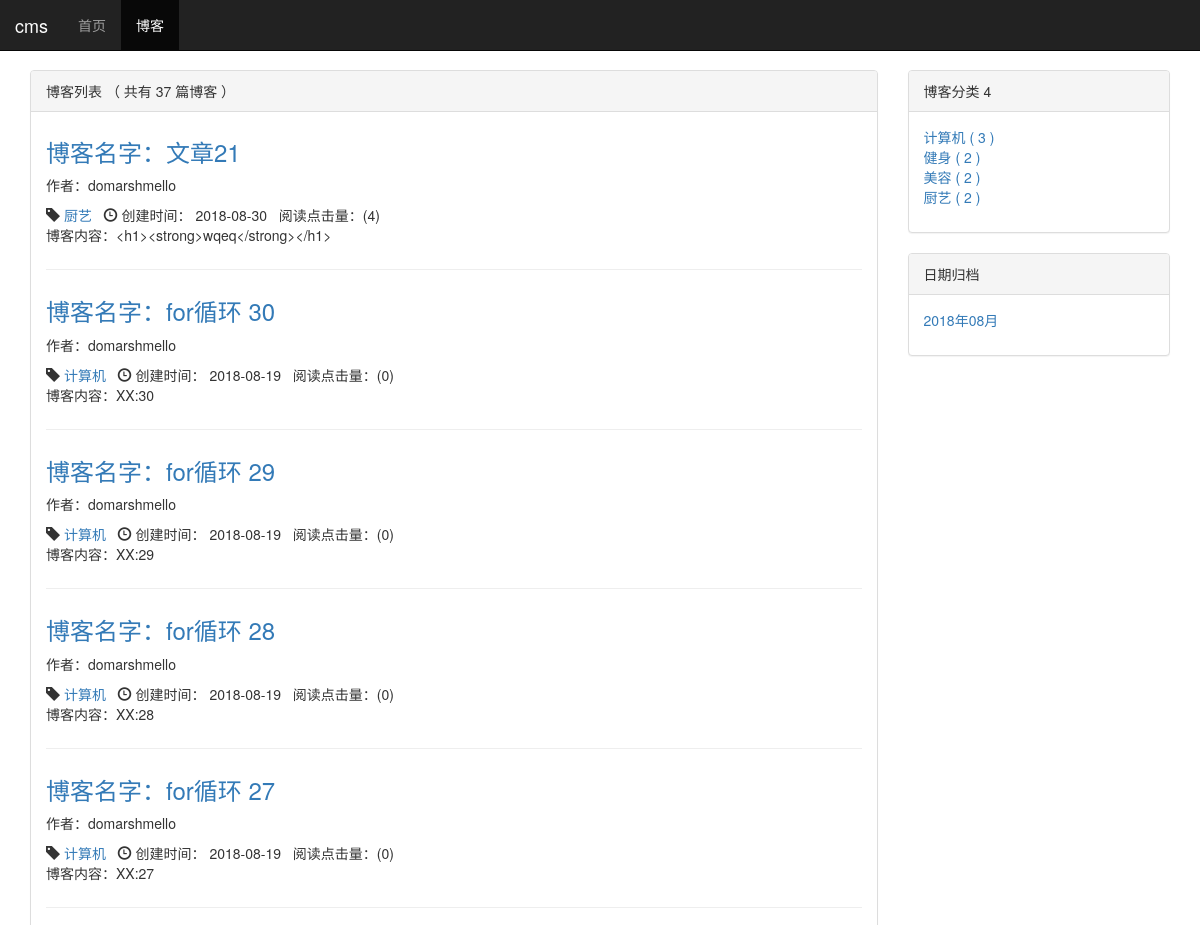
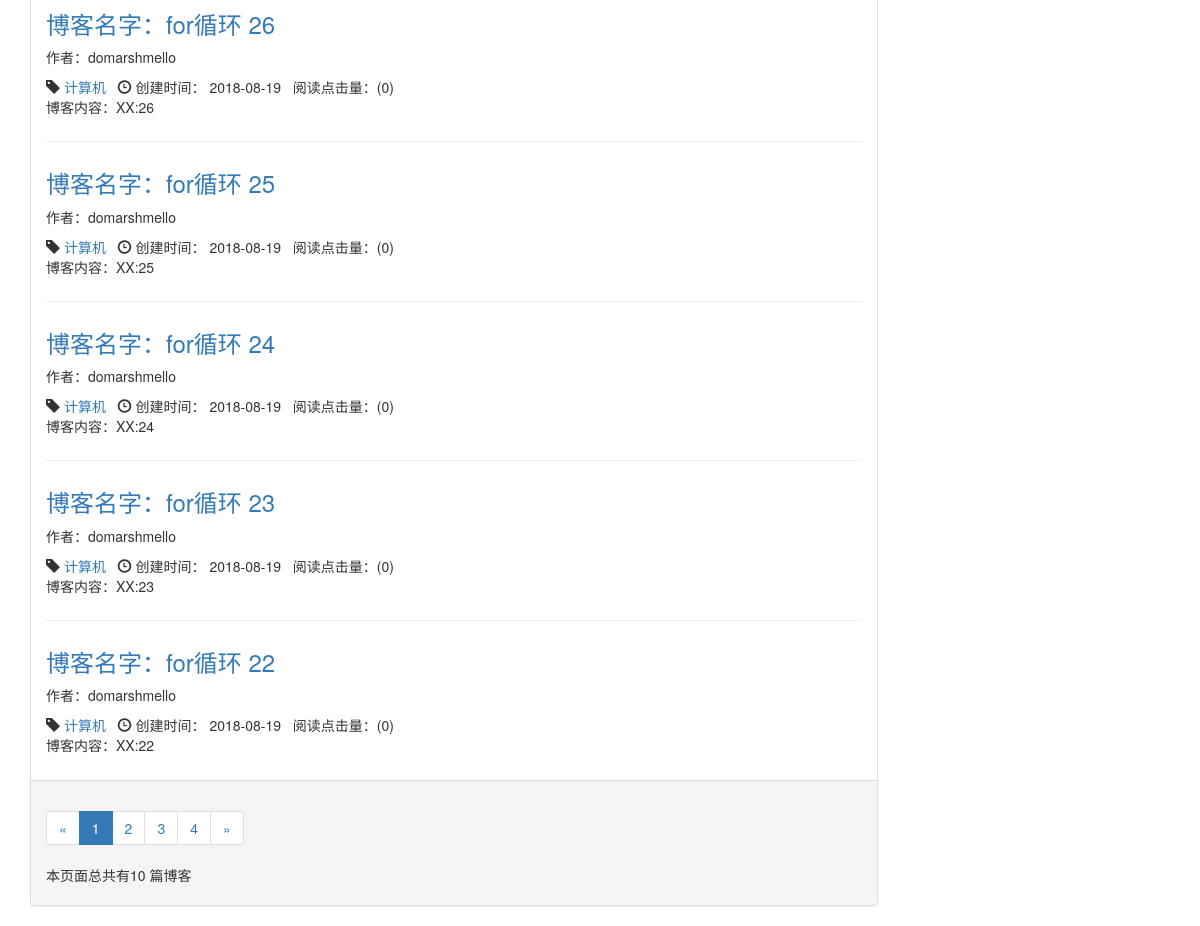
Screenshot of /blog/ with the database file from the repository (2 pictures, top to bottom).
### mytest/models.py (models this page shows, shortened)
class Blog(models.Model):
    title = models.CharField(verbose_name='标题', max_length=60)
    blog_type = models.ForeignKey(BlogType, verbose_name='类型', on_delete=models.DO_NOTHING)
    content = RichTextField(verbose_name='内容')
    author = models.ForeignKey(User, verbose_name='作者', on_delete=models.DO_NOTHING)
    created_time = models.DateTimeField(verbose_name='创建时间', auto_now_add=True)
    last_update_time = models.DateTimeField(verbose_name='更新时间', auto_now_add=True)
    tags = TaggableManager()  # tags器管理网求允许你从Blog对象中添加，检索和移除标签。
    readed_num = models.IntegerField(verbose_name='点击阅读量', default=0)
    class Meta:
        ordering = ['-created_time']

class BlogType(models.Model):
    type_name = models.CharField(verbose_name='分类', max_length=20)
    def __str__(self):
        return self.type_name

### mytest/views.py (the view)
# urls.py: path('', blog_list, name="blog_list"),
def blog_list(request):
    blogs_all_list = Blog.objects.all()
    paginator = Paginator(blogs_all_list, settings.EACH_PAGE_BLOGS_NUMBER)
    page_num = request.GET.get('page', 1)  # 获取url的页面参数
    page_of_blogs = paginator.get_page(page_num)
    current_page_num = page_of_blogs.number  # 获取当前页码
    print(list(range(max(current_page_num - 2, 1), current_page_num)))
    page_range = list(range(max(current_page_num - 2, 1), current_page_num)) + \
                 list(range(current_page_num + 1, min(current_page_num + 2, paginator.num_pages + 1)))
    if page_range[0] - 1 >= 2:
        page_range.insert(0, '...')
    if page_range[0] != 1:
        page_range.insert(0, 1)
    if paginator.num_pages - page_range[-1] - 1 >= 2:
        page_range.append('...')
    if page_range[-1] != paginator.num_pages:
        page_range.append(paginator.num_pages)
    context = {}
    context['blogs'] = page_of_blogs.object_list
    context['page_of_blogs'] = page_of_blogs
    context['blog_types'] = BlogType.objects.all()
    context['blog_dates'] = Blog.objects.dates('created_time', 'month', order='DESC')
    tag = None
    return render_to_response('blog_list.html', context)

### mytest/templates/blog_list.html (shortened to what this page needs)
{% extends 'base.html' %}
{% block nav_blog_active %} active {% endblock %}
{% load staticfiles %}
{% block header_extends %}
<link rel="stylesheet" href="{% static 'blog/blog.css' %}">
{% endblock %}
{% block content%}
<div class="container">
    <div class="row">
        <div class="col-xs-9 col-sm-9 col-md-9 col-lg-9">
            <div class="panel panel-default">
                <div class="panel-heading">
                    {% block blog_list_title %} 博客列表  （ 共有 {{ page_of_blogs.paginator.count}} 篇博客 ）  {% endblock %}
                </div>
                <div class="panel-body">
                    {% for blog in blogs %}
                    <div class="blog">
                       <h3>
                           <a href="{% url 'blog_detail' blog.pk %}">博客名字：{{ blog.title }} </a>
                       </h3>
                        <p>作者：{{ blog.author | truncatechars:100}} </p>
                        <p class="blog-info">
                            <span class="glyphicon glyphicon-tag"></span>  <a href="{% url 'blog_with_type' blog.blog_type.pk %}">{{ blog.blog_type }}</a>&nbsp;&nbsp;
                            <span class="glyphicon glyphicon-time"></span> 创建时间：  {{ blog.created_time|date:"Y-m-d" }}&nbsp;&nbsp;
                            阅读点击量：({{ blog.readed_num }})
                        </p>
                        <p>博客内容：{{ blog.content | truncatechars:30}} </p>
                    </div>
                        {% empty %}
                    <div class="blog">
                        <h3>暂时没有博客 敬请期待更新</h3>
                    </div>
                        {% endfor %}
                </div>
                <div class="panel-footer">
                        <ul class="pagination">
                            <li>
                                {% if  page_of_blogs.has_previous  %}
                                <a href="?page={{ page_of_blogs.previous_page_number }}" aria-label="Previous">
                                    <span aria-hidden="true">&laquo;</span>
                                </a>
                                {% else %}
                                <span aria-hidden="true">&laquo;</span>
                                {% endif %}
                            </li>
                            {% for page_num in page_of_blogs.paginator.page_range %}
                            {% if page_num == page_of_blogs.number %}
                            <li class="active"><span>{{ page_num }}</span></li>
                            {% else %}
                                {% if page_num == '...' %}
                                <li><span>{{ page_num }}</span></li>
                            {% else %}
                            <li><a href="?page={{ page_num }}">{{ page_num }}</a></li>
                            {% endif %}
                            {% endif %}
                            {% endfor %}
                            <li>
                                {% if page_of_blogs.has_next %}
                                <a href="?page={{ page_of_blogs.next_page_number }}" aria-label="Next">
                                    <span aria-hidden="true">&raquo;</span>
                                </a>
                                {% else %}
                                <span aria-hidden="true">&raquo;</span>
                                {% endif %}
                            </li>
                        </ul>
                        <p>本页面总共有{{ blogs|length }} 篇博客 </p>
                </div>
            </div>
        </div>
        <div class="col-xs-3 col-sm-3 col-md-3 col-lg-3">
            <div class="panel panel-default">
                    <div class="panel-heading">博客分类 {{ blog_types | length }}</div>
                        <div class="panel-body">
                            <ul class="blog-types">
                                {% for blog_type in blog_types %}
                                <li>
                                    <a href="{% url 'blog_with_type' blog_type.pk %}">
                                        {{ blog_type.type_name }} ( {{ blog_type.type_name | length }} )
                                    </a>
                                 </li>
                            {% empty %}
                                <li>暂无分类</li>
                                {% endfor %}
                             </ul>
                        </div>
            </div>
            <div class="panel panel-default">
                 <div class="panel-heading">日期归档</div>
                    <div class="panel-body">
                     <ul>
                         {% for blog_date in blog_dates %}
                         <li>
                             <a href="{% url 'blogs_with_date' blog_date.year blog_date.month %}">
                                 {{ blog_date | date:"Y年m月" }}
                             </a>
                         </li>
                        {% endfor %}
                     </ul>
                     </div>
             </div>
        </div>
    </div>
</div>
{% endblock %}

### static/base.css (style rules this page uses)
* { margin: 0; padding: 0; }
body { margin-top: 70px!important; }
ul { list-style-type: none!important; }

### mytest/static/blog/blog.css (style rules this page uses)
ul.blog-types { list-style-type: none; }
div.blog:not(:last-child) { margin-bottom: 2em; padding-bottom: 1em; border-bottom: 1px solid #eee; }
div.blog h3 { margin-top: 0.5em; }
div.blog p.blog-info { margin-bottom: 0; }

### rows the page displays
Blog: title "文章21", author "domarshmello", blog_type "厨艺", created_time "2018-08-30", readed_num "4", content "<h1><strong>wqeq</strong></h1>"
Blog: title "for循环 30", author "domarshmello", blog_type "计算机", created_time "2018-08-19", readed_num "0", content "XX:30"
Blog: title "for循环 29", author "domarshmello", blog_type "计算机", created_time "2018-08-19", readed_num "0", content "XX:29"
Blog: title "for循环 28", author "domarshmello", blog_type "计算机", created_time "2018-08-19", readed_num "0", content "XX:28"
Blog: title "for循环 27", author "domarshmello", blog_type "计算机", created_time "2018-08-19", readed_num "0", content "XX:27"
Blog: title "for循环 26", author "domarshmello", blog_type "计算机", created_time "2018-08-19", readed_num "0", content "XX:26"
Blog: title "for循环 25", author "domarshmello", blog_type "计算机", created_time "2018-08-19", readed_num "0", content "XX:25"
Blog: title "for循环 24", author "domarshmello", blog_type "计算机", created_time "2018-08-19", readed_num "0", content "XX:24"
Blog: title "for循环 23", author "domarshmello", blog_type "计算机", created_time "2018-08-19", readed_num "0", content "XX:23"
Blog: title "for循环 22", author "domarshmello", blog_type "计算机", created_time "2018-08-19", readed_num "0", content "XX:22"
BlogType: type_name "计算机", type_name|length "3"
BlogType: type_name "健身", type_name|length "2"
BlogType: type_name "美容", type_name|length "2"
BlogType: type_name "厨艺", type_name|length "2"

### other values shown
{{ page_of_blogs.paginator.count }} "37"
{{ page_num }} "1"
{{ page_num }} "2" "3" "4"
{{ blogs|length }} "10"
{{ blog_types | length }} "4"
{{ blog_date | date:"Y年m月" }} "2018年08月"
